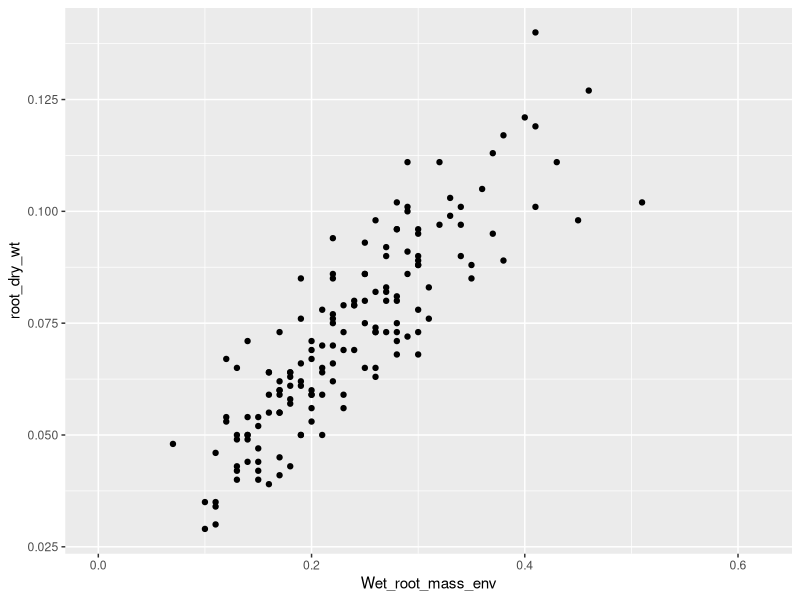
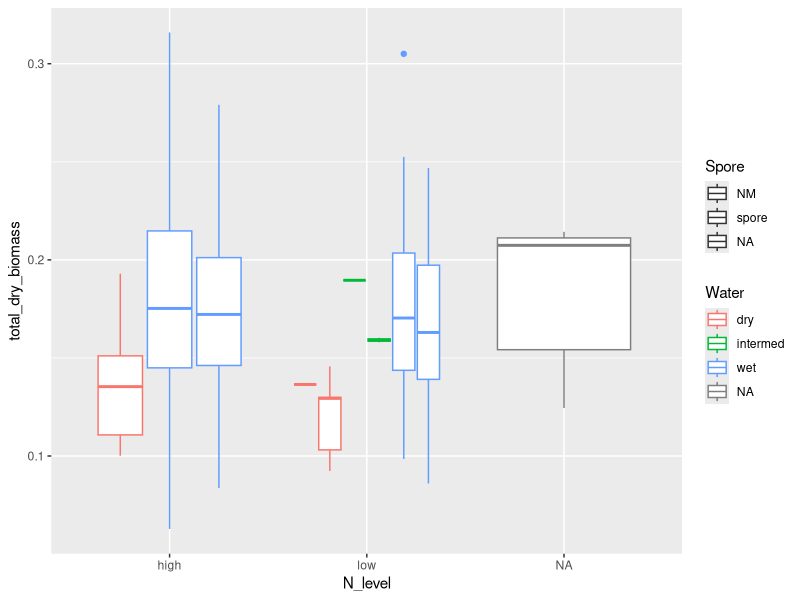
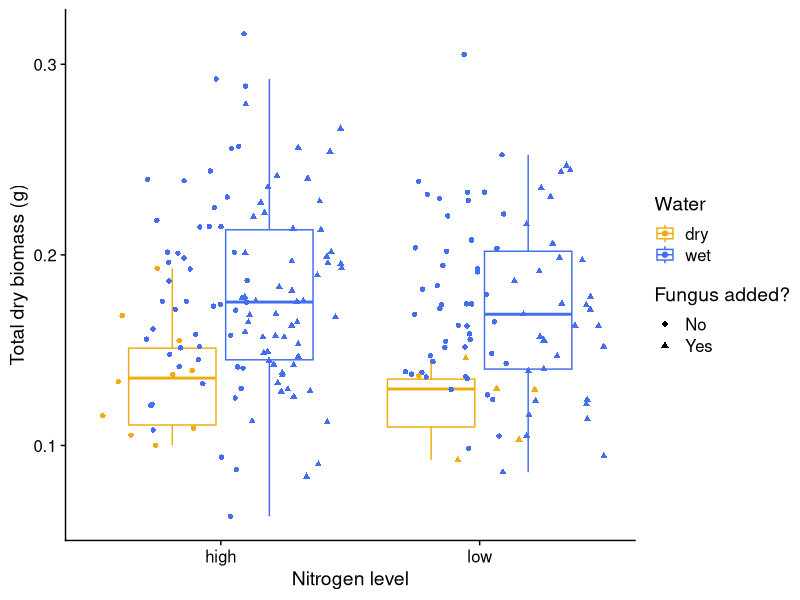
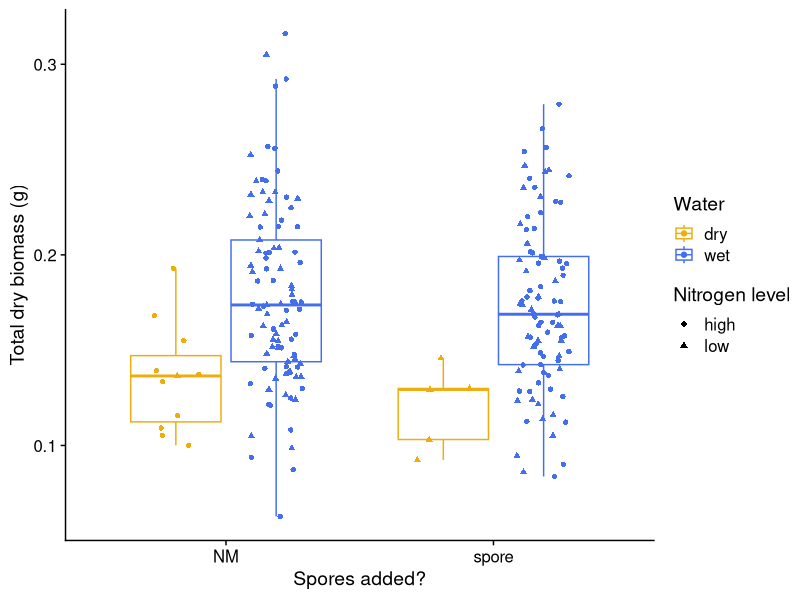
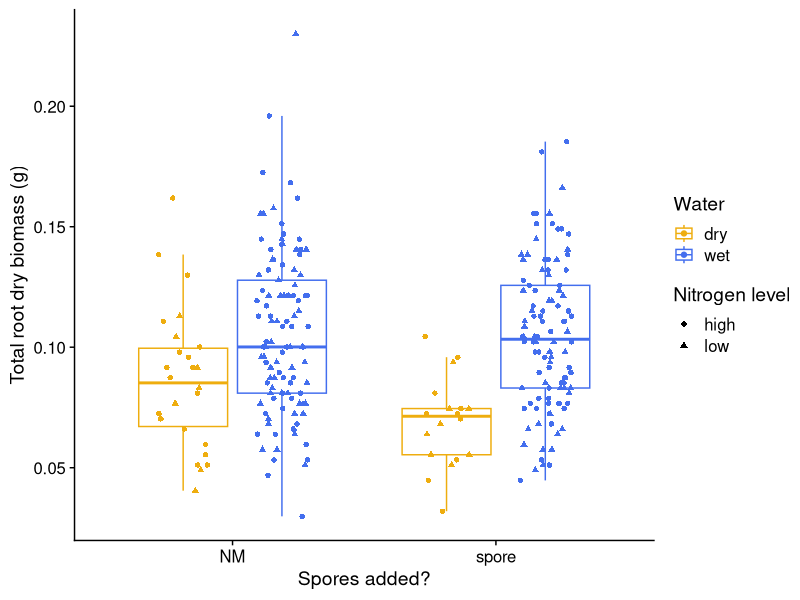
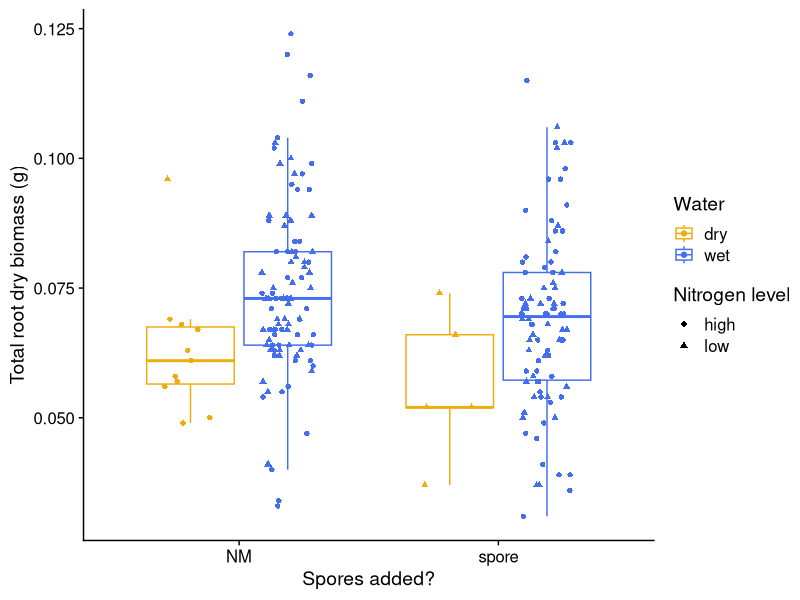
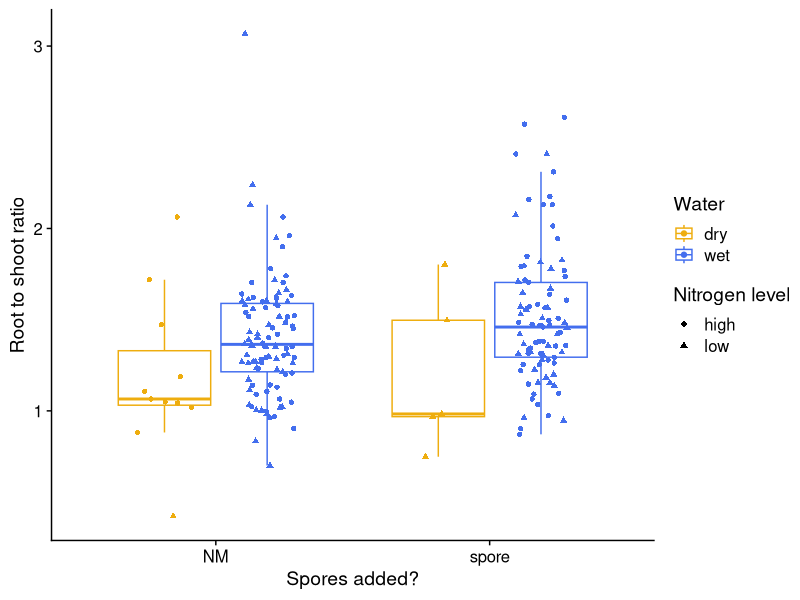

These figures' R source, in order:
# Biomass

library(tidyverse)
library(readxl)
library(cowplot)

WET_TO_DRY_CONVERSION = 0.213008

shoot_mass = read_csv("data/Suillus shoot data - Sheet1.csv")
root_mass = read_csv("data/Suillus root data - Sheet1.csv")
harvest_data = read_csv("data/harvest_data_with_moisture_and_treatments.csv")

shoot_mass = rename(shoot_mass, Plant_ID = ID)
root_mass = rename(root_mass, Plant_ID = ID)

# IMPORTANT DATA CLEANING CAVEAT:
# We have several plants with multiple entries in shoot mass
# and root mass. For now, I'm just going to remove these
# and hope I get a reasonable idea for the data despite this added
# noise, but in the end I need to figure out why they are there.
# Root mass problems: RS252   RS396   RS??? 
# Shoot mass problems: RS116     RS178     RS311     RS463     RS???
# Harvest data problems:  RS463   RS178   RS413   RS396   RS019   RS026   RS078   RS094   RS103   RS121 
# 24      16      16       3       2       2       2       2       2       2 
# RS124   RS134   RS166   RS203   RS224   RS234   RS242   RS305   RS311   RS316 
# 2       2       2       2       2       2       2       2       2       2 
# RS376   RS382   RS390   RS397   RS404   RS457   RS470   RS503   RS585   RS599 
# 2       2       2       2       2       2       2       2       2       2 

shoot_mass = shoot_mass %>% distinct(Plant_ID, .keep_all = TRUE)
root_mass = root_mass %>% distinct(Plant_ID, .keep_all = TRUE)

everything = left_join(harvest_data, shoot_mass)
everything = left_join(everything, root_mass)

# Build a model to compute dry mass from wet root mass
# First, calculate total wet root mass

everything = mutate(everything, total_wet_roots = Wet_root_mass_env + Wet_root_mass_frozen)

for (i in 1:nrow(everything)) {
  if (is.na(everything$total_wet_roots[i]) == TRUE) {
    everything$total_wet_roots[i] = everything$Wet_root_mass_total[i]
  }
}

# Omit RS248, it was dead and is more than twice as big in dry weigh as any of the others.
# Might have been misweighed?
formodel = everything[everything$Plant_ID != "RS248",]

massmodel = lm(root_dry_wt ~ Wet_root_mass_env, data = formodel)
summary(massmodel)
# Pretty decent -- R^2 is 0.7222. And, it is significant.
# Let's use this correction factor from the model slope: 0.213008

#### Eventually, be sure to calculate conversion factor individually ####
# for each plant, where possible.

ggplot(data = formodel) +
  geom_point(aes(x = Wet_root_mass_env, y = root_dry_wt))

everything = mutate(formodel, 
                    total_root_dry_cal = total_wet_roots * WET_TO_DRY_CONVERSION) %>%
  mutate(total_dry_biomass = total_root_dry_cal + shoot_dry_wt)

usefuldata = select(everything, Plant_ID, total_root_dry_cal, shoot_dry_wt, total_dry_biomass)
write_csv(usefuldata, "data/processed_biomass_data.csv")

ggplot(data = everything) +
  geom_boxplot(aes(x = N_level,
                 y = total_dry_biomass,
                 color = Water,
                 shape = Spore))

toplot = subset(everything, Water != "intermed" & is.na(Spore) == FALSE)

ggplot(data = toplot,
       aes(color = Water)) +
  theme_cowplot() +
  geom_boxplot(outlier.alpha = 0,
               aes(x = N_level, 
                   y = total_dry_biomass)) +
  geom_point(position = position_jitterdodge(),
             aes(x = as.factor(N_level), 
                 y = total_dry_biomass,
                 shape = Spore)) +
  ylab("Total dry biomass (g)") +
  xlab("Nitrogen level") +
  scale_shape_discrete(name = "Fungus added?", labels = c("No", "Yes"))+
  scale_color_manual(values = c("darkgoldenrod2", "royalblue2"))

ggplot(data = toplot,
       aes(color = Water)) +
  theme_cowplot() +
  geom_boxplot(outlier.alpha = 0,
               aes(x = Spore, 
                   y = total_dry_biomass)) +
  geom_point(position = position_jitterdodge(jitter.width = 0.2),
             aes(x = Spore, 
                 y = total_dry_biomass,
                 shape = N_level,
                 group = Water)) +
  ylab("Total dry biomass (g)") +
  xlab("Spores added?") +
  scale_shape_discrete(name = "Nitrogen level", labels = c("high", "low"))+
  scale_color_manual(values = c("darkgoldenrod2", "royalblue2"))

ggplot(data = toplot,
       aes(color = Water)) +
  theme_cowplot() +
  geom_boxplot(outlier.alpha = 0,
               aes(x = Spore, 
                   y = total_root_dry_cal)) +
  geom_point(position = position_jitterdodge(jitter.width = 0.2),
             aes(x = Spore, 
                 y = total_root_dry_cal,
                 shape = N_level,
                 group = Water)) +
  ylab("Total root dry biomass (g)") +
  xlab("Spores added?") +
  scale_shape_discrete(name = "Nitrogen level", labels = c("high", "low"))+
  scale_color_manual(values = c("darkgoldenrod2", "royalblue2"))

ggplot(data = toplot,
       aes(color = Water)) +
  theme_cowplot() +
  geom_boxplot(outlier.alpha = 0,
               aes(x = Spore, 
                   y = shoot_dry_wt)) +
  geom_point(position = position_jitterdodge(jitter.width = 0.2),
             aes(x = Spore, 
                 y = shoot_dry_wt,
                 shape = N_level,
                 group = Water)) +
  ylab("Total root dry biomass (g)") +
  xlab("Spores added?") +
  scale_shape_discrete(name = "Nitrogen level", labels = c("high", "low"))+
  scale_color_manual(values = c("darkgoldenrod2", "royalblue2"))

ggplot(data = toplot,
       aes(color = Water)) +
  theme_cowplot() +
  geom_boxplot(outlier.alpha = 0,
               aes(x = Spore, 
                   y = total_root_dry_cal/shoot_dry_wt)) +
  geom_point(position = position_jitterdodge(jitter.width = 0.2),
             aes(x = Spore, 
                 y = total_root_dry_cal/shoot_dry_wt,
                 shape = N_level,
                 group = Water)) +
  ylab("Root to shoot ratio") +
  xlab("Spores added?") +
  scale_shape_discrete(name = "Nitrogen level", labels = c("high", "low"))+
  scale_color_manual(values = c("darkgoldenrod2", "royalblue2"))

toplot = mutate(toplot, root_to_shoot = total_root_dry_cal/shoot_dry_wt)

root_to_shoot_model = lm(root_to_shoot ~ Spore * N_level * Water, data = toplot)
summary(root_to_shoot_model)
